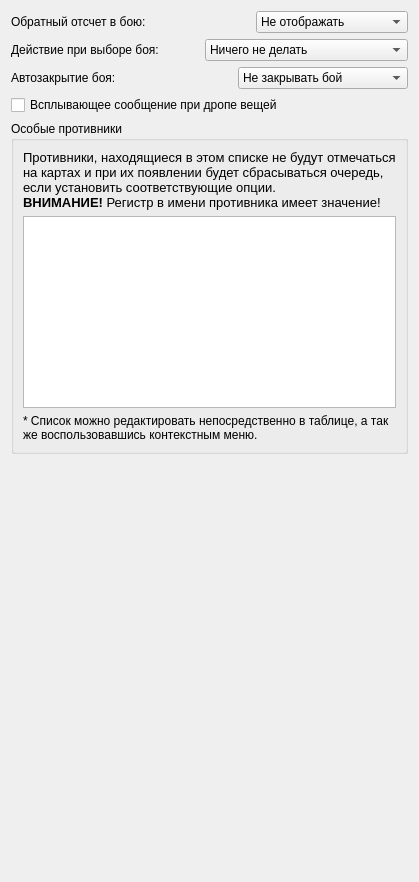
              <widget class="QWidget" name="settFightTab">
               <attribute name="title">
                <string>Бой</string>
               </attribute>
               <layout class="QVBoxLayout" name="verticalLayout_34">
                <item>
                 <layout class="QHBoxLayout" name="horizontalLayout_43">
                  <item>
                   <widget class="QLabel" name="label_62">
                    <property name="text">
                     <string>Обратный отсчет в бою:</string>
                    </property>
                   </widget>
                  </item>
                  <item>
                   <spacer name="horizontalSpacer_33">
                    <property name="orientation">
                     <enum>Qt::Horizontal</enum>
                    </property>
                    <property name="sizeHint" stdset="0">
                     <size>
                      <width>40</width>
                      <height>20</height>
                     </size>
                    </property>
                   </spacer>
                  </item>
                  <item>
                   <widget class="QComboBox" name="fightTimerCombo">
                    <item>
                     <property name="text">
                      <string>Не отображать</string>
                     </property>
                    </item>
                    <item>
                     <property name="text">
                      <string>В секундах</string>
                     </property>
                    </item>
                    <item>
                     <property name="text">
                      <string>В минутах и секундах</string>
                     </property>
                    </item>
                   </widget>
                  </item>
                 </layout>
                </item>
                <item>
                 <layout class="QHBoxLayout" name="horizontalLayout_44">
                  <item>
                   <widget class="QLabel" name="label_63">
                    <property name="text">
                     <string>Действие при выборе боя:</string>
                    </property>
                   </widget>
                  </item>
                  <item>
                   <spacer name="horizontalSpacer_34">
                    <property name="orientation">
                     <enum>Qt::Horizontal</enum>
                    </property>
                    <property name="sizeHint" stdset="0">
                     <size>
                      <width>40</width>
                      <height>20</height>
                     </size>
                    </property>
                   </spacer>
                  </item>
                  <item>
                   <widget class="QComboBox" name="fightSelectAction">
                    <item>
                     <property name="text">
                      <string>Ничего не делать</string>
                     </property>
                    </item>
                    <item>
                     <property name="text">
                      <string>Новый, если очередь не пуста</string>
                     </property>
                    </item>
                    <item>
                     <property name="text">
                      <string>Всегда выбирать новый</string>
                     </property>
                    </item>
                   </widget>
                  </item>
                 </layout>
                </item>
                <item>
                 <layout class="QHBoxLayout" name="horizontalLayout_45">
                  <item>
                   <widget class="QLabel" name="label_64">
                    <property name="text">
                     <string>Автозакрытие боя:</string>
                    </property>
                   </widget>
                  </item>
                  <item>
                   <spacer name="horizontalSpacer_35">
                    <property name="orientation">
                     <enum>Qt::Horizontal</enum>
                    </property>
                    <property name="sizeHint" stdset="0">
                     <size>
                      <width>40</width>
                      <height>20</height>
                     </size>
                    </property>
                   </spacer>
                  </item>
                  <item>
                   <widget class="QComboBox" name="setAutoCloseFight">
                    <item>
                     <property name="text">
                      <string>Не закрывать бой</string>
                     </property>
                    </item>
                    <item>
                     <property name="text">
                      <string>Если один против мобов</string>
                     </property>
                    </item>
                   </widget>
                  </item>
                 </layout>
                </item>
                <item>
                 <widget class="QCheckBox" name="checkbox_ThingDropPopup">
                  <property name="text">
                   <string>Всплывающее сообщение при дропе вещей</string>
                  </property>
                 </widget>
                </item>
                <item>
                 <widget class="QGroupBox" name="groupBox_12">
                  <property name="title">
                   <string>Особые противники</string>
                  </property>
                  <layout class="QVBoxLayout" name="verticalLayout_26">
                   <item>
                    <widget class="QLabel" name="label_12">
                     <property name="text">
                      <string>&lt;!DOCTYPE HTML PUBLIC &quot;-//W3C//DTD HTML 4.0//EN&quot; &quot;http://www.w3.org/TR/REC-html40/strict.dtd&quot;&gt;
&lt;html&gt;&lt;head&gt;&lt;meta name=&quot;qrichtext&quot; content=&quot;1&quot; /&gt;&lt;style type=&quot;text/css&quot;&gt;
p, li { white-space: pre-wrap; }
&lt;/style&gt;&lt;/head&gt;&lt;body style=&quot; font-family:'Sans Serif'; font-size:10pt; font-weight:400; font-style:normal;&quot;&gt;
&lt;p style=&quot; margin-top:0px; margin-bottom:0px; margin-left:0px; margin-right:0px; -qt-block-indent:0; text-indent:0px;&quot;&gt;Противники, находящиеся в этом списке не будут отмечаться на картах и при их появлении будет сбрасываться очередь, если установить соответствующие опции.&lt;/p&gt;
&lt;p style=&quot; margin-top:0px; margin-bottom:0px; margin-left:0px; margin-right:0px; -qt-block-indent:0; text-indent:0px;&quot;&gt;&lt;span style=&quot; font-weight:600;&quot;&gt;ВНИМАНИЕ!&lt;/span&gt; Регистр в имени противника имеет значение!&lt;/p&gt;&lt;/body&gt;&lt;/html&gt;</string>
                     </property>
                     <property name="wordWrap">
                      <bool>true</bool>
                     </property>
                    </widget>
                   </item>
                   <item>
                    <widget class="SpecificEnemiesView" name="specificEnemiesTable">
                     <property name="contextMenuPolicy">
                      <enum>Qt::CustomContextMenu</enum>
                     </property>
                     <property name="selectionMode">
                      <enum>QAbstractItemView::SingleSelection</enum>
                     </property>
                    </widget>
                   </item>
                   <item>
                    <widget class="QLabel" name="label_13">
                     <property name="text">
                      <string>* Список можно редактировать непосредственно в таблице, а так же воспользовавшись контекстным меню.</string>
                     </property>
                     <property name="wordWrap">
                      <bool>true</bool>
                     </property>
                    </widget>
                   </item>
                  </layout>
                 </widget>
                </item>
                <item>
                 <spacer name="verticalSpacer_3">
                  <property name="orientation">
                   <enum>Qt::Vertical</enum>
                  </property>
                  <property name="sizeHint" stdset="0">
                   <size>
                    <width>20</width>
                    <height>417</height>
                   </size>
                  </property>
                 </spacer>
                </item>
               </layout>
              </widget>
